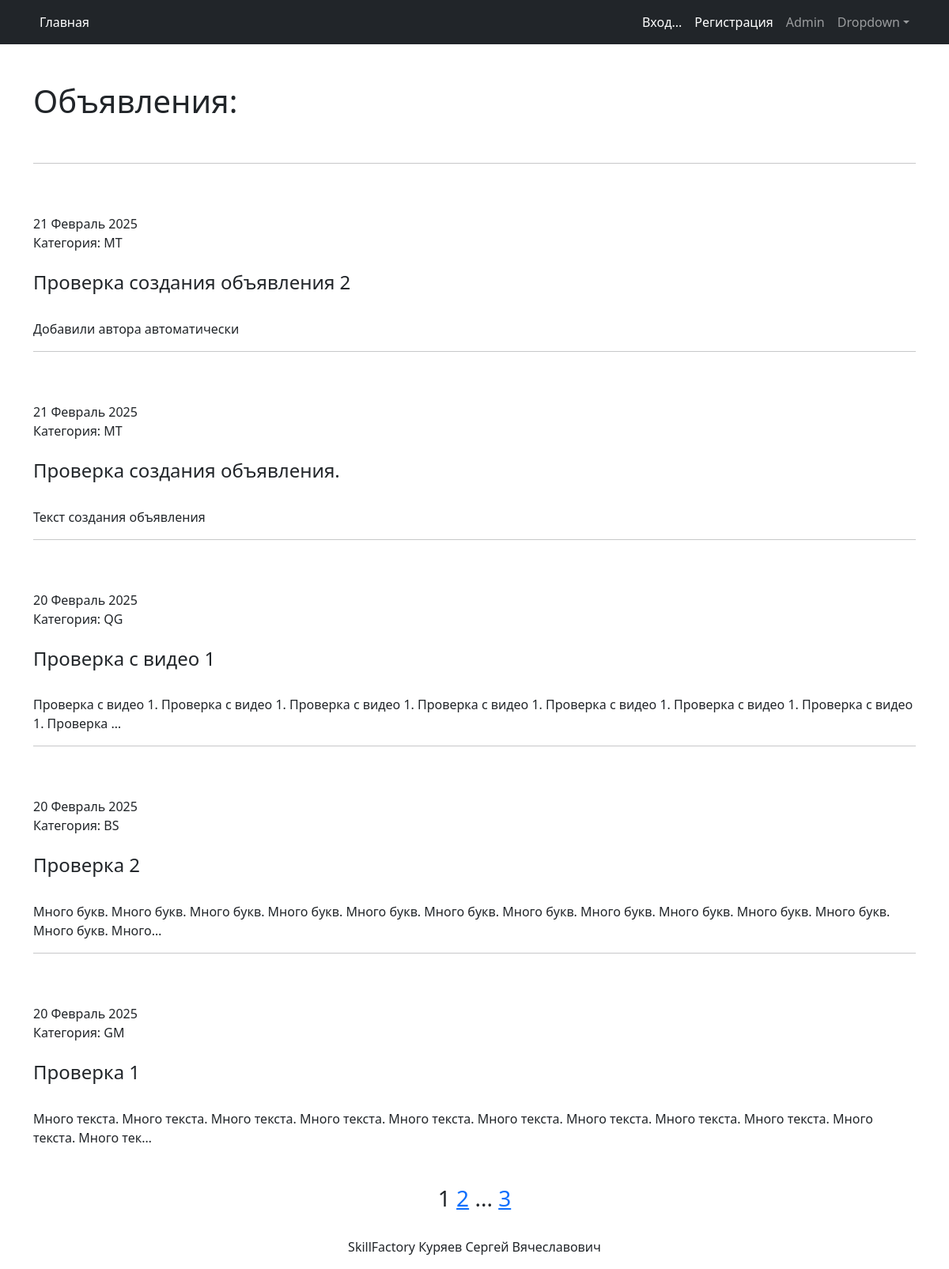
The page / on the database its author committed.
### board/models.py (models this page shows, shortened)
class Announcement(models.Model):
    CATEGORY = [
        ('MT', 'Танки'),
        ('HS', 'Хилы'),
        ('DD', 'ДД'),
        ('TR', 'Торговцы'),
        ('GM', 'Гилдмастеры'),
        ('QG', 'Квестгиверы'),
        ('BS', 'Кузнецы'),
        ('SR', 'Кожевники'),
        ('PM', 'Зельевары'),
        ('SM', 'Мастера заклинаний'),
    ]
    author = models.ForeignKey(User, on_delete=models.CASCADE)
    title = models.CharField(max_length=255, verbose_name='Заголовок')
    text = models.TextField()
    category = models.CharField(choices=CATEGORY, max_length=2, default='TR', verbose_name='Категория')
    dateCreation = models.DateTimeField(auto_now_add=True)
    image = models.ImageField(upload_to='image/', blank=True)
    file = models.FileField(upload_to='file/', blank=True)
    class Meta:
        verbose_name = 'Объявление'
        verbose_name_plural = 'Объявления'

### board/views.py (the view)
# urls.py: path('', AnnouncementList.as_view(), name='main'),
class AnnouncementList(ListView):
    model = Announcement
    ordering = '-dateCreation'
    template_name = 'main_list.html'
    context_object_name = 'Объявления'
    paginate_by = 5

### templates/main_list.html (shortened to what this page needs)
{% extends 'index.html' %}
{% block title2 %}
{% if Объявления %}
<h1>Объявления:</h1>
{% else %}
<h1>Объявлений нет! Заходите позднее!</h1>
{% endif %}
{% endblock title2 %}
{% block content %}
{% for Объявление in Объявления %}
<br>
<hr>
<br>
<br>
{{ Объявление.dateCreation|date:'d F Y' }}
<br>
Категория: {{ Объявление.category }}
<br>
<br>
<h4><a class="nav-link" href="{{ Объявление.id }}">{{ Объявление.title }}</a></h4>
<br>
{{ Объявление.text|truncatechars:150 }}
{% endfor %}
{% endblock content %}
{% block page %}
   {{ page_obj.number }}
   {% if page_obj.has_next %}
       <a href="?page={{ page_obj.next_page_number }}">{{ page_obj.next_page_number }}</a>
       {% if paginator.num_pages != page_obj.next_page_number %}
           ...
           <a href="?page={{ page_obj.paginator.num_pages }}">{{ page_obj.paginator.num_pages }}</a>
       {% endif %}
   {% endif %}
{% endblock page %}

### rows shown on the page
Announcement: dateCreation "21 Февраль 2025", category "MT", title "Проверка создания объявления 2", text "Добавили автора автоматически"
Announcement: dateCreation "21 Февраль 2025", category "MT", title "Проверка создания объявления.", text "Текст создания объявления"
Announcement: dateCreation "20 Февраль 2025", category "QG", title "Проверка с видео 1", text "Проверка с видео 1. Проверка с видео 1. Проверка с видео 1. Проверка с видео 1. Проверка с видео 1. Проверка с видео 1. Проверка с видео 1. Проверка …"
Announcement: dateCreation "20 Февраль 2025", category "BS", title "Проверка 2", text "Много букв. Много букв. Много букв. Много букв. Много букв. Много букв. Много букв. Много букв. Много букв. Много букв. Много букв. Много букв. Много…"
Announcement: dateCreation "20 Февраль 2025", category "GM", title "Проверка 1", text "Много текста. Много текста. Много текста. Много текста. Много текста. Много текста. Много текста. Много текста. Много текста. Много текста. Много тек…"

### other values the page prints
{{ page_obj.number }} "1"
{{ page_obj.next_page_number }} "2"
{{ page_obj.paginator.num_pages }} "3"
